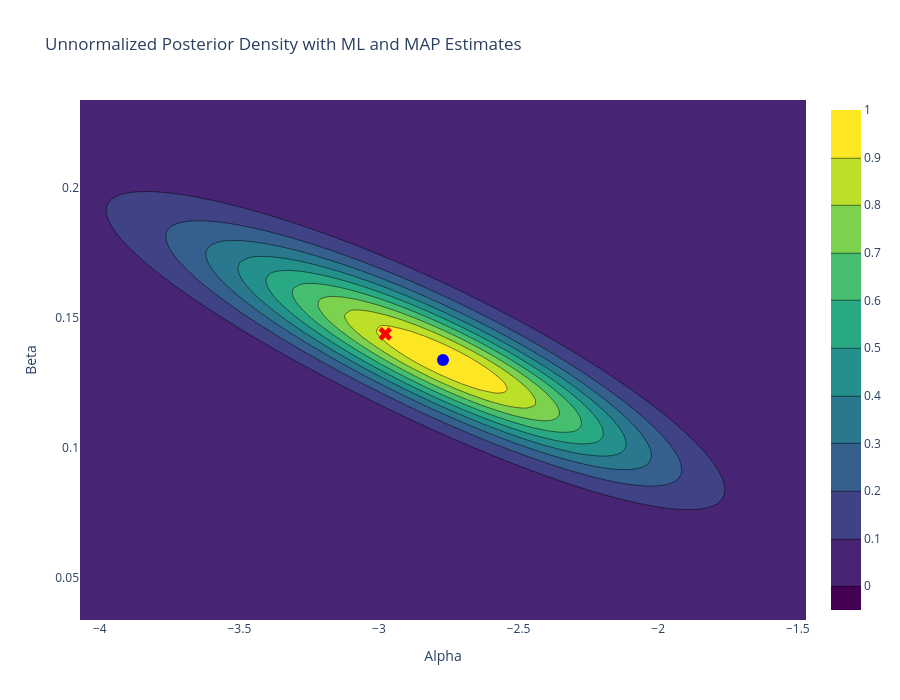

Notebook code for this chart:
### Code cell
fig = go.Figure()

fig.add_trace(go.Contour(z=UP_norm, x=alpha_vec, y=beta_vec,colorscale='Viridis',name='Posterior Density'))

# ML Values
fig.add_trace(go.Scatter(x=[alpha_ML], y=[beta_ML], mode='markers', marker=dict(color='red', size=12, symbol='x'), name='ML Estimate', showlegend=False))
# MAP Values
fig.add_trace(go.Scatter(x=[alpha_MAP], y=[beta_MAP], mode='markers', marker=dict(color='blue', size=12, symbol='circle'), name='MAP Estimate', showlegend=False))

fig.update_layout(title = "Unnormalized Posterior Density with ML and MAP Estimates",xaxis_title='Alpha',yaxis_title='Beta',width= 900, height=700)
fig.show()

### Figure 1 — Plotly figure (JSON) as saved in the notebook; plotly's stock layout.template omitted (floating-point values rounded to 4 significant figures; data arrays with more than 128 entries replaced by an {"elided": "..."} marker saying what was removed)
{"data": [{"colorscale": [[0, "#440154"], [0.1111, "#482878"], [0.2222, "#3e4989"], [0.3333, "#31688e"], [0.4444, "#26828e"], [0.5556, "#1f9e89"], [0.6667, "#35b779"], [0.7778, "#6ece58"], [0.8889, "#b5de2b"], [1, "#fde725"]], "name": "Posterior Density", "type": "contour", "x": [-4.071, -4.044, -4.018, -3.992, -3.966, -3.939, -3.913, -3.887, -3.861, -3.834, -3.808, -3.782, -3.756, -3.729, -3.703, -3.677, -3.651, -3.624, -3.598, -3.572, -3.545, -3.519, -3.493, -3.467, -3.44, -3.414, -3.388, -3.362, -3.335, -3.309, -3.283, -3.257, -3.23, -3.204, -3.178, -3.152, -3.125, -3.099, -3.073, -3.046, -3.02, -2.994, -2.968, -2.941, -2.915, -2.889, -2.863, -2.836, -2.81, -2.784, -2.758, -2.731, -2.705, -2.679, -2.653, -2.626, -2.6, -2.574, -2.547, -2.521, -2.495, -2.469, -2.442, -2.416, -2.39, -2.364, -2.337, -2.311, -2.285, -2.259, -2.232, -2.206, -2.18, -2.154, -2.127, -2.101, -2.075, -2.048, -2.022, -1.996, -1.97, -1.943, -1.917, -1.891, -1.865, -1.838, -1.812, -1.786, -1.76, -1.733, -1.707, -1.681, -1.655, -1.628, -1.602, -1.576, -1.549, -1.523, -1.497, -1.471], "y": [0.03385, 0.03587, 0.03789, 0.03991, 0.04193, 0.04395, 0.04597, 0.04799, 0.05001, 0.05203, 0.05405, 0.05607, 0.05809, 0.06011, 0.06213, 0.06415, 0.06617, 0.06819, 0.07021, 0.07223, 0.07425, 0.07627, 0.07829, 0.08031, 0.08233, 0.08435, 0.08638, 0.0884, 0.09042, 0.09244, 0.09446, 0.09648, 0.0985, 0.1005, 0.1025, 0.1046, 0.1066, 0.1086, 0.1106, 0.1126, 0.1147, 0.1167, 0.1187, 0.1207, 0.1227, 0.1248, 0.1268, 0.1288, 0.1308, 0.1328, 0.1349, 0.1369, 0.1389, 0.1409, 0.1429, 0.145, 0.147, 0.149, 0.151, 0.153, 0.1551, 0.1571, 0.1591, 0.1611, 0.1631, 0.1652, 0.1672, 0.1692, 0.1712, 0.1732, 0.1753, 0.1773, 0.1793, 0.1813, 0.1833, 0.1854, 0.1874, 0.1894, 0.1914, 0.1934, 0.1955, 0.1975, 0.1995, 0.2015, 0.2035, 0.2056, 0.2076, 0.2096, 0.2116, 0.2136, 0.2157, 0.2177, 0.2197, 0.2217, 0.2237, 0.2258, 0.2278, 0.2298, 0.2318, 0.2338], "z": {"elided": "100x100 float values"}}, {"marker": {"color": "red", "size": 12, "symbol": "x"}, "mode": "markers", "name": "ML Estimate", "showlegend": false, "type": "scatter", "x": [-2.978], "y": [0.1439]}, {"marker": {"color": "blue", "size": 12, "symbol": "circle"}, "mode": "markers", "name": "MAP Estimate", "showlegend": false, "type": "scatter", "x": [-2.771], "y": [0.1338]}], "layout": {"height": 700, "title": {"text": "Unnormalized Posterior Density with ML and MAP Estimates"}, "width": 900, "xaxis": {"title": {"text": "Alpha"}}, "yaxis": {"title": {"text": "Beta"}}}}
